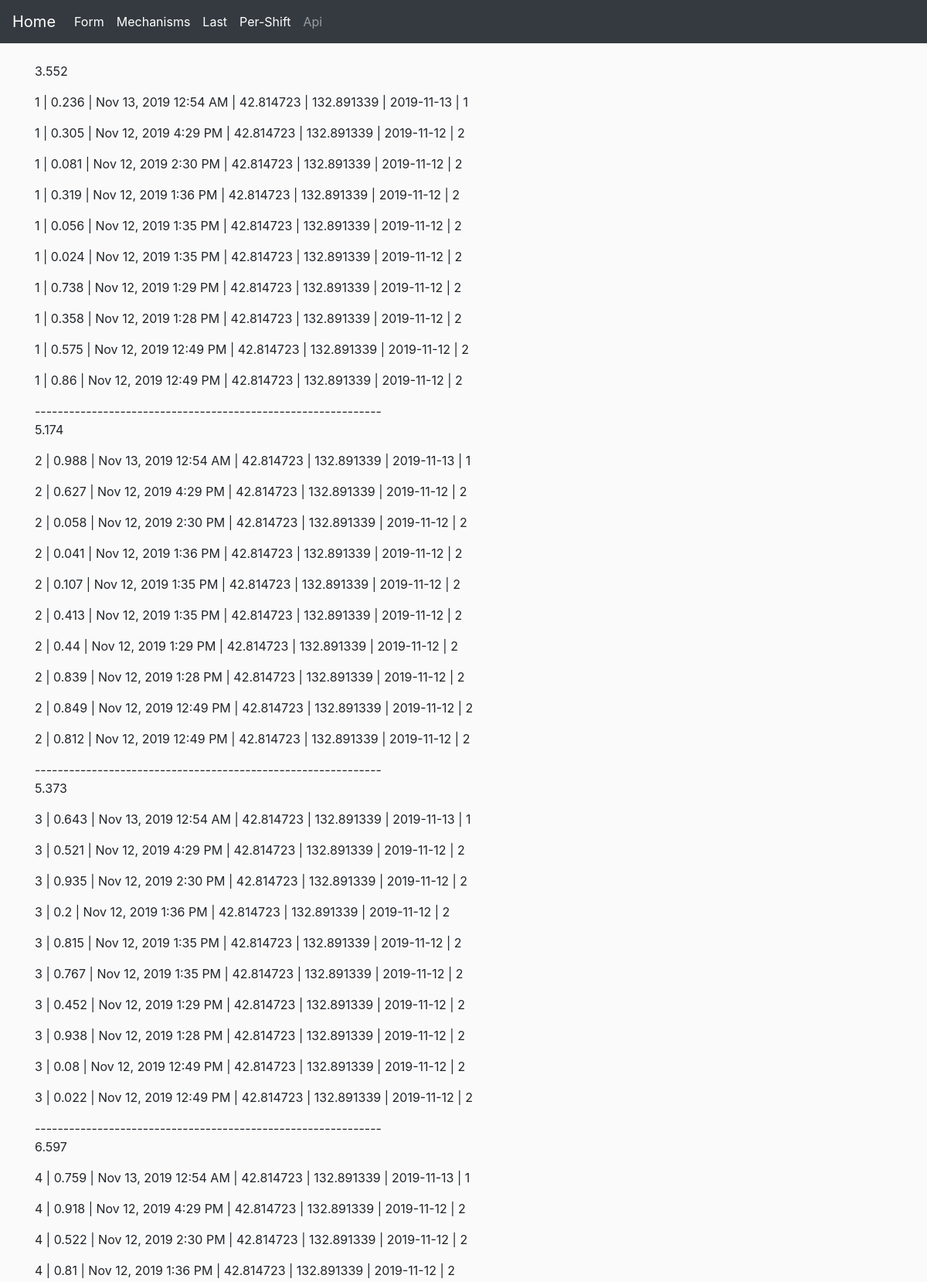
The page /last (upper part) on the database its author committed.
### app/model.py (models this page shows, shortened)
class Post(db.Model):
    id = db.Column(db.Integer, primary_key=True)
    mechanism_id = db.Column(db.Integer, db.ForeignKey('mechanism.id'))
    value = db.Column(db.Float)
    latitude = db.Column(db.Float)
    longitude = db.Column(db.Float)
    timestamp = db.Column(db.DateTime, index=True, default=datetime.utcnow)
    date_shift = db.Column(db.Date)
    shift = db.Column(db.Integer)

class Mechanism(db.Model):
    id = db.Column(db.Integer, primary_key=True)
    company = db.Column(db.String(64), index=True)
    type = db.Column(db.String(64), index=True)
    model = db.Column(db.String(64), index=True)
    number = db.Column(db.SmallInteger, index=True)
    name = db.Column(db.String(64), index=True, unique=True)
    posts = db.relationship('Post', backref='mech', lazy='dynamic')

### app/views.py (the view)
@app.route("/last")
def last():
    posts = [Post.query.filter_by(mechanism_id=p).order_by(
        Post.id.desc()).limit(10) for p in all_mechanisms_id()]
    return render_template("last.html",
                           title='Последние данные',
                           tim=datetime.now() + timedelta(days=2),
                           posts=posts)

### functions.py (called while the page is built)
def all_mechanisms_id():
    return [m.id for m in Mechanism.query.all()]

### app/templates/last.html
{% extends "base.html" %}
{% block main %}
<br>
{% for p in posts %}
<p>{{ p|sum(attribute='value')|round(3) if p[0] }}</p>
{% for post in p %}
<p>{{post.mech.number}} | {{post.value}} | {{moment(post.timestamp).format('lll')}} |
{{post.latitude}} | {{post.longitude}} |  {{post.date_shift}} | {{post.shift}} </p>
{% endfor %}
{{ '-------------------------------------------------------------' if p[0] }}
{% endfor %}
{% endblock %}

### app/static/main.css (style rules this page uses)
body { background-color: #fafafa; }

### rows shown on the page
Post: mech.number "1", value "0.236", timestamp "Nov 13, 2019 12:54 AM", latitude "42.814723", longitude "132.891339", date_shift "2019-11-13", shift "1"
Post: mech.number "1", value "0.305", timestamp "Nov 12, 2019 4:29 PM", latitude "42.814723", longitude "132.891339", date_shift "2019-11-12", shift "2"
Post: mech.number "1", value "0.081", timestamp "Nov 12, 2019 2:30 PM", latitude "42.814723", longitude "132.891339", date_shift "2019-11-12", shift "2"
Post: mech.number "1", value "0.319", timestamp "Nov 12, 2019 1:36 PM", latitude "42.814723", longitude "132.891339", date_shift "2019-11-12", shift "2"
Post: mech.number "1", value "0.056", timestamp "Nov 12, 2019 1:35 PM", latitude "42.814723", longitude "132.891339", date_shift "2019-11-12", shift "2"
Post: mech.number "1", value "0.024", timestamp "Nov 12, 2019 1:35 PM", latitude "42.814723", longitude "132.891339", date_shift "2019-11-12", shift "2"
Post: mech.number "1", value "0.738", timestamp "Nov 12, 2019 1:29 PM", latitude "42.814723", longitude "132.891339", date_shift "2019-11-12", shift "2"
Post: mech.number "1", value "0.358", timestamp "Nov 12, 2019 1:28 PM", latitude "42.814723", longitude "132.891339", date_shift "2019-11-12", shift "2"
Post: mech.number "1", value "0.575", timestamp "Nov 12, 2019 12:49 PM", latitude "42.814723", longitude "132.891339", date_shift "2019-11-12", shift "2"
Post: mech.number "1", value "0.86", timestamp "Nov 12, 2019 12:49 PM", latitude "42.814723", longitude "132.891339", date_shift "2019-11-12", shift "2"
Post: mech.number "2", value "0.988", timestamp "Nov 13, 2019 12:54 AM", latitude "42.814723", longitude "132.891339", date_shift "2019-11-13", shift "1"
Post: mech.number "2", value "0.627", timestamp "Nov 12, 2019 4:29 PM", latitude "42.814723", longitude "132.891339", date_shift "2019-11-12", shift "2"
Post: mech.number "2", value "0.058", timestamp "Nov 12, 2019 2:30 PM", latitude "42.814723", longitude "132.891339", date_shift "2019-11-12", shift "2"
Post: mech.number "2", value "0.041", timestamp "Nov 12, 2019 1:36 PM", latitude "42.814723", longitude "132.891339", date_shift "2019-11-12", shift "2"
Post: mech.number "2", value "0.107", timestamp "Nov 12, 2019 1:35 PM", latitude "42.814723", longitude "132.891339", date_shift "2019-11-12", shift "2"
Post: mech.number "2", value "0.413", timestamp "Nov 12, 2019 1:35 PM", latitude "42.814723", longitude "132.891339", date_shift "2019-11-12", shift "2"
Post: mech.number "2", value "0.44", timestamp "Nov 12, 2019 1:29 PM", latitude "42.814723", longitude "132.891339", date_shift "2019-11-12", shift "2"
Post: mech.number "2", value "0.839", timestamp "Nov 12, 2019 1:28 PM", latitude "42.814723", longitude "132.891339", date_shift "2019-11-12", shift "2"
Post: mech.number "2", value "0.849", timestamp "Nov 12, 2019 12:49 PM", latitude "42.814723", longitude "132.891339", date_shift "2019-11-12", shift "2"
Post: mech.number "2", value "0.812", timestamp "Nov 12, 2019 12:49 PM", latitude "42.814723", longitude "132.891339", date_shift "2019-11-12", shift "2"
Post: mech.number "3", value "0.643", timestamp "Nov 13, 2019 12:54 AM", latitude "42.814723", longitude "132.891339", date_shift "2019-11-13", shift "1"
Post: mech.number "3", value "0.521", timestamp "Nov 12, 2019 4:29 PM", latitude "42.814723", longitude "132.891339", date_shift "2019-11-12", shift "2"
Post: mech.number "3", value "0.935", timestamp "Nov 12, 2019 2:30 PM", latitude "42.814723", longitude "132.891339", date_shift "2019-11-12", shift "2"
Post: mech.number "3", value "0.2", timestamp "Nov 12, 2019 1:36 PM", latitude "42.814723", longitude "132.891339", date_shift "2019-11-12", shift "2"
Post: mech.number "3", value "0.815", timestamp "Nov 12, 2019 1:35 PM", latitude "42.814723", longitude "132.891339", date_shift "2019-11-12", shift "2"
Post: mech.number "3", value "0.767", timestamp "Nov 12, 2019 1:35 PM", latitude "42.814723", longitude "132.891339", date_shift "2019-11-12", shift "2"
Post: mech.number "3", value "0.452", timestamp "Nov 12, 2019 1:29 PM", latitude "42.814723", longitude "132.891339", date_shift "2019-11-12", shift "2"
Post: mech.number "3", value "0.938", timestamp "Nov 12, 2019 1:28 PM", latitude "42.814723", longitude "132.891339", date_shift "2019-11-12", shift "2"
Post: mech.number "3", value "0.08", timestamp "Nov 12, 2019 12:49 PM", latitude "42.814723", longitude "132.891339", date_shift "2019-11-12", shift "2"
Post: mech.number "3", value "0.022", timestamp "Nov 12, 2019 12:49 PM", latitude "42.814723", longitude "132.891339", date_shift "2019-11-12", shift "2"
Post: mech.number "4", value "0.759", timestamp "Nov 13, 2019 12:54 AM", latitude "42.814723", longitude "132.891339", date_shift "2019-11-13", shift "1"
Post: mech.number "4", value "0.918", timestamp "Nov 12, 2019 4:29 PM", latitude "42.814723", longitude "132.891339", date_shift "2019-11-12", shift "2"
Post: mech.number "4", value "0.522", timestamp "Nov 12, 2019 2:30 PM", latitude "42.814723", longitude "132.891339", date_shift "2019-11-12", shift "2"
Post: mech.number "4", value "0.81", timestamp "Nov 12, 2019 1:36 PM", latitude "42.814723", longitude "132.891339", date_shift "2019-11-12", shift "2"

### other values the page prints
{{ p|sum(attribute='value')|round(3) if p[0] }} "3.552" "5.174" "5.373" "6.597"
